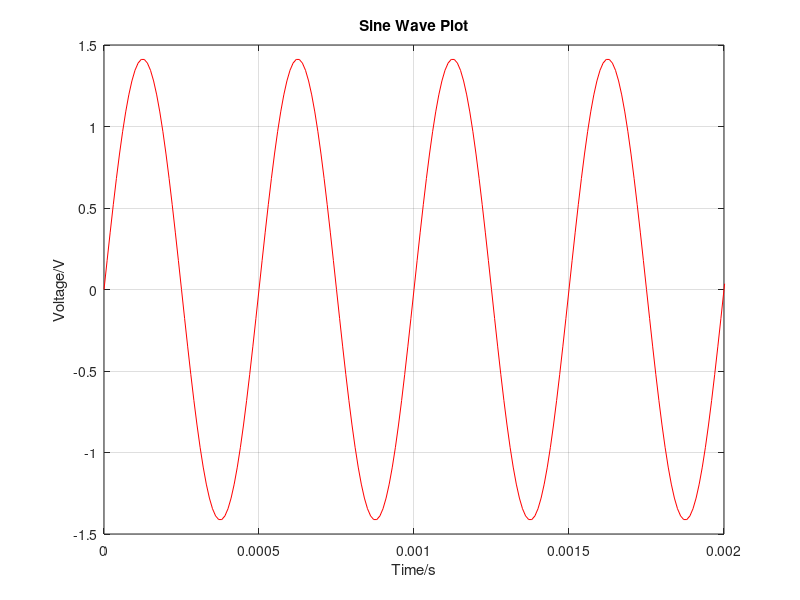

Reproduce this figure in MATLAB. (Note: this script raises an error after producing the figure.)
Fs = 100000;
%Generating Sine wave:
t = 0:1/Fs:0.01;
f = 2000;
w0 = 2*pi*f;
sw = sqrt(2)*sin(w0*t);

%Plotting sine wave:
figure(1);
plot(t, sw, '-r');
xlabel('Time/s');
ylabel('Voltage/V');
title('Sine Wave Plot');
ylim([-1.5, 1.5]);
xlim([0,0.002]);
grid on;

%Implementing FFT:
F_nyq = Fs/2;
L = length(sw);
sw_fft = fft(sw);
sw_fft = 2*abs(sw_fft/L);
db_sw_fft = db(sw_fft/sqrt(2)); %calculating dB of Vrms
db_sw_fft = db_sw_fft(1:L/2+1);


%plotting the spectrum:
figure(2);
freq_dom = linspace(0, F_nyq, L/2+1);
plot(freq_dom, db_sw_fft, '-r');
xlabel('Frequency/Hz');
ylabel('Voltage/dB');
title('FFT Spectrum');
xlim([0, 4000]);
ylim([-30, 1]);
grid on;